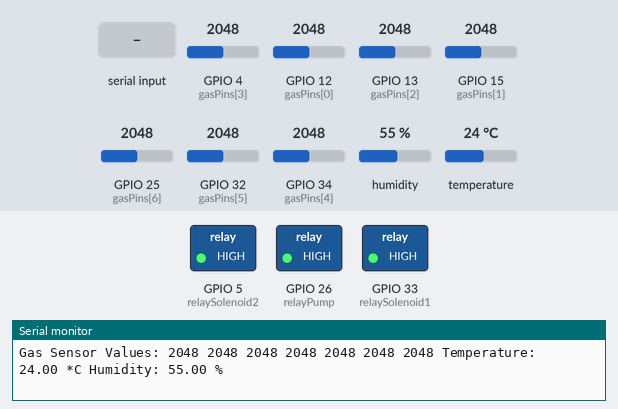
The sketch below on a simulated ESP32. On the bench: switched loads named in the sketch (green lamp = pin HIGH), the last lines printed to the serial monitor. Inputs (shaded band) come from the test bench; at power-on: GPIO 4 (gasPins[3]) = 2048, GPIO 12 (gasPins[0]) = 2048, GPIO 13 (gasPins[2]) = 2048, GPIO 15 (gasPins[1]) = 2048, GPIO 25 (gasPins[6]) = 2048, GPIO 32 (gasPins[5]) = 2048, GPIO 34 (gasPins[4]) = 2048, humidity 55 %, temperature 24 °C.

Above: at 1.8 s.
1.9 s: "A" received over Serial
At 2.6 s:
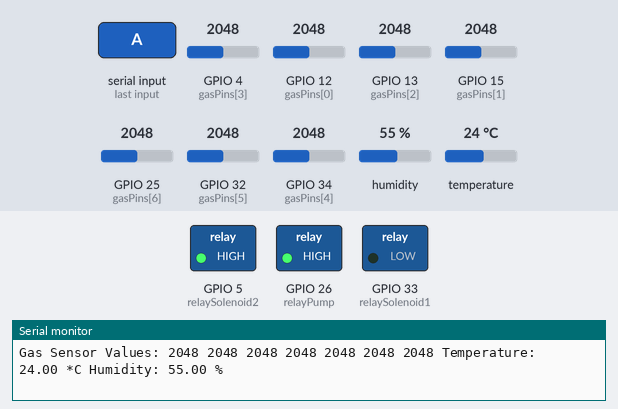
3.5 s: "P" received over Serial
At 5.2 s:
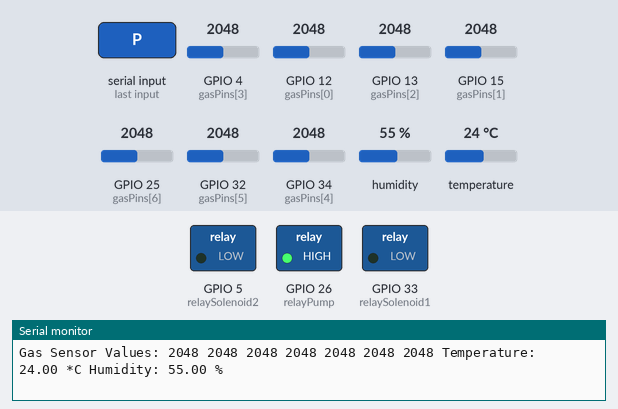
5.5 s: "a" received over Serial
At 6.6 s:
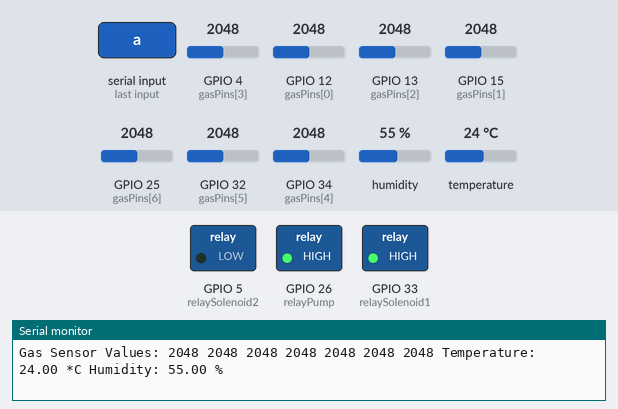
7.6 s: "B" received over Serial
At 9.3 s:
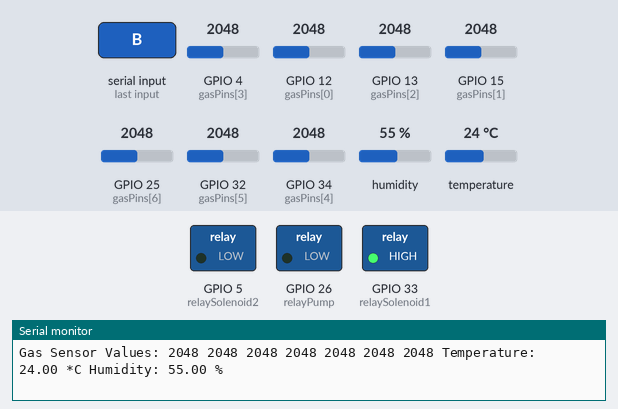
9.6 s: "p" received over Serial
At 10.7 s:
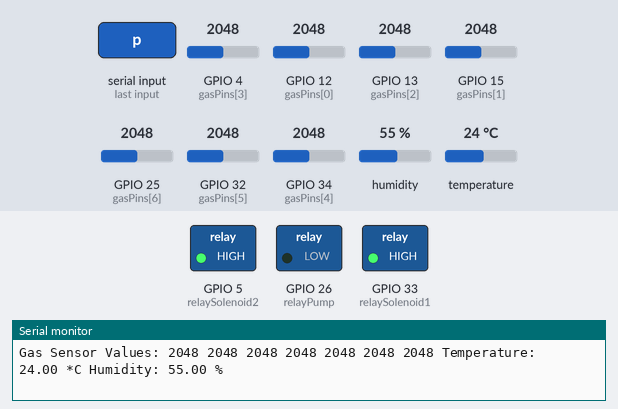
11.6 s: "b" received over Serial
At 13.4 s:
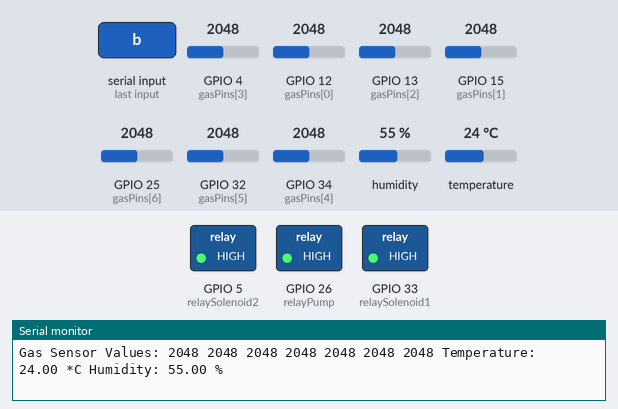
Timing chart, 0 to 14.7 s (numbered marks = the images above; inputs shaded):
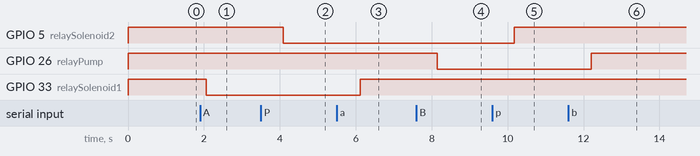

The sketch:

E-nose-V1.ino
```cpp
#include <DHT.h>

// Pin definitions for the ESP32
#define DHTPIN 14           // Digital pin connected to the DHT sensor
#define DHTTYPE DHT11       // DHT 22 (AM2302), AM2321

// Initialize DHT sensor.
DHT dht(DHTPIN, DHTTYPE);

// Gas sensor pins
const int gasPins[] = {12, 15, 13, 4, 34, 32, 25};

// Relay pins
const int relaySolenoid1 = 33;
const int relaySolenoid2 = 5;
const int relayPump = 26;   // Corrected from 25 to 26 to avoid conflict

// Variables to store sensor readings
int gasValues[7];
float temperature;
float humidity;

void setup() {
  Serial.begin(115200);

  // Print a unique identifier to the Serial Monitor
  Serial.println("ESP32_DEVICE_IDENTIFIER");

  // Initialize gas sensor pins
  for (int i = 0; i < 7; i++) {
    pinMode(gasPins[i], INPUT);
  }

  // Initialize relay pins
  pinMode(relaySolenoid1, OUTPUT);
  pinMode(relaySolenoid2, OUTPUT);
  pinMode(relayPump, OUTPUT);

  // Initialize DHT sensor
  dht.begin();

  // Initialize relay states
  digitalWrite(relaySolenoid1, HIGH);
  digitalWrite(relaySolenoid2, HIGH);
  digitalWrite(relayPump, HIGH);
}

void loop() {
  // Read gas sensor values
  for (int i = 0; i < 7; i++) {
    gasValues[i] = analogRead(gasPins[i]);
  }

  // Read temperature and humidity
  temperature = dht.readTemperature();
  humidity = dht.readHumidity();

  // Print sensor values to Serial Monitor
  Serial.print("Gas Sensor Values: ");
  for (int i = 0; i < 7; i++) {
    Serial.print(gasValues[i]);
    Serial.print(" ");
  }
  Serial.print("Temperature: ");
  Serial.print(temperature);
  Serial.print(" *C ");
  Serial.print("Humidity: ");
  Serial.print(humidity);
  Serial.println(" %");

  // Check for commands from Serial Monitor
  if (Serial.available() > 0) {
    char command = Serial.read();

    switch (command) {
      case 'a':
        digitalWrite(relaySolenoid1, HIGH);  // Turn on Solenoid Valve 1
        break;
      case 'A':
        digitalWrite(relaySolenoid1, LOW);   // Turn off Solenoid Valve 1
        break;
      case 'p':
        digitalWrite(relaySolenoid2, HIGH);  // Turn on Solenoid Valve 2
        break;
      case 'P':
        digitalWrite(relaySolenoid2, LOW);   // Turn off Solenoid Valve 2
        break;
      case 'b':
        digitalWrite(relayPump, HIGH);       // Turn on Pump
        break;
      case 'B':
        digitalWrite(relayPump, LOW);        // Turn off Pump
        break;
      default:
        Serial.println("Unknown command");
        break;
    }
  }

  // Wait 1 second before next loop
  delay(1000);
}
```

Measured:
- after the input at 1.9 s, GPIO 33 (relaySolenoid1): HIGH → LOW after 0.16 s
- after the input at 3.5 s, GPIO 5 (relaySolenoid2): HIGH → LOW after 0.59 s
- after the input at 5.5 s, GPIO 33 (relaySolenoid1): LOW → HIGH after 0.62 s
- after the input at 7.6 s, GPIO 26 (relayPump): HIGH → LOW after 0.55 s
- after the input at 9.6 s, GPIO 5 (relaySolenoid2): LOW → HIGH after 0.58 s
- after the input at 11.6 s, GPIO 26 (relayPump): LOW → HIGH after 0.61 s
